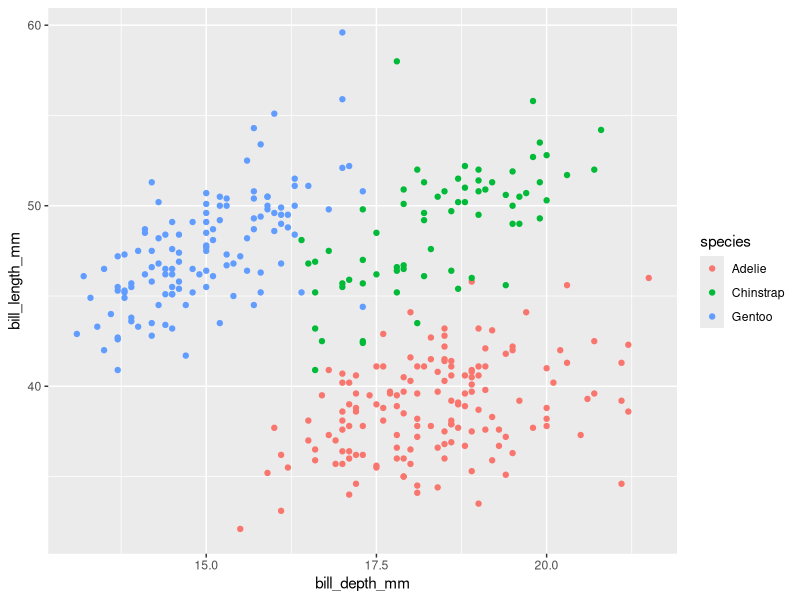
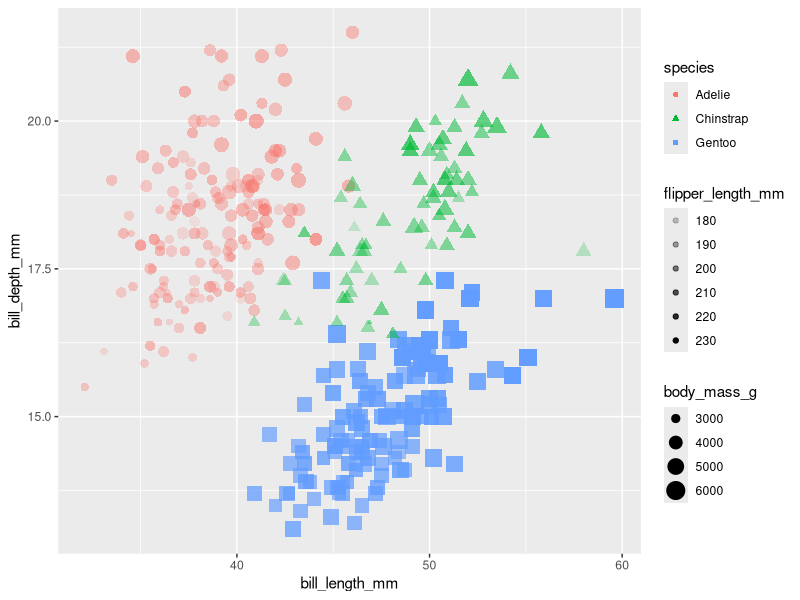
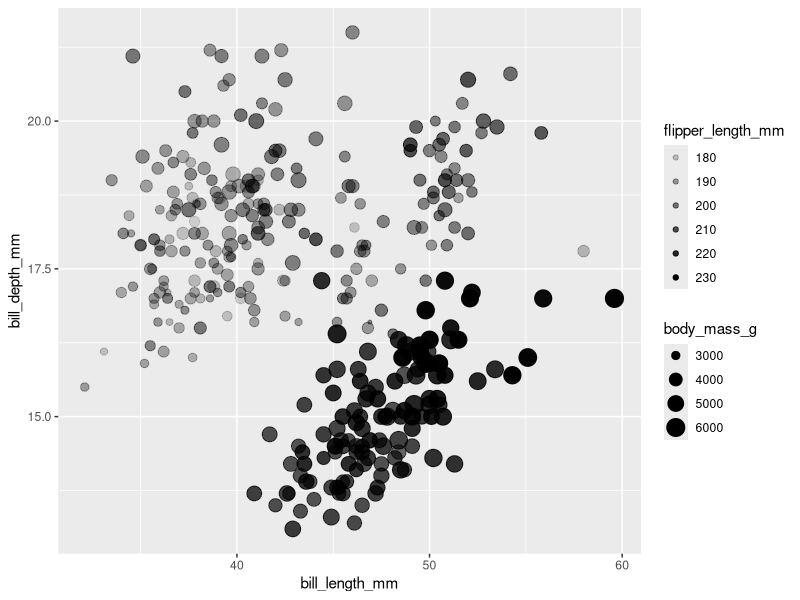
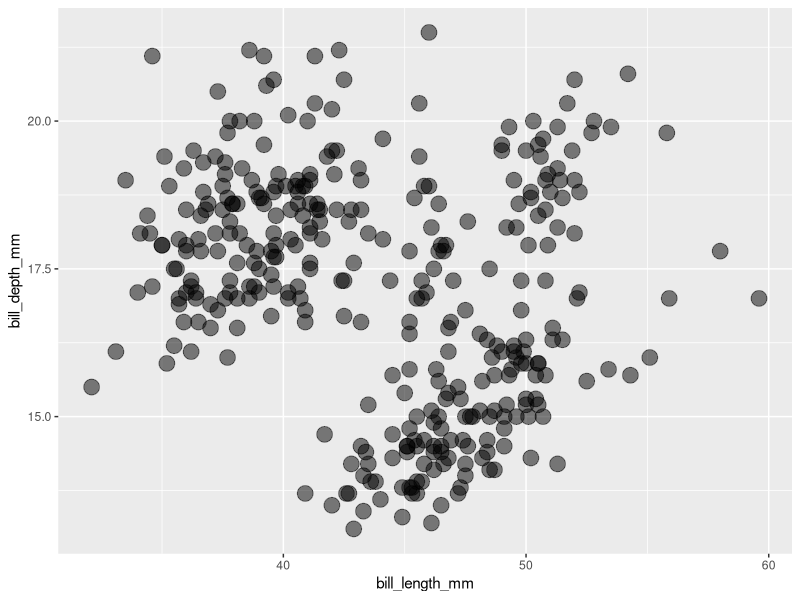
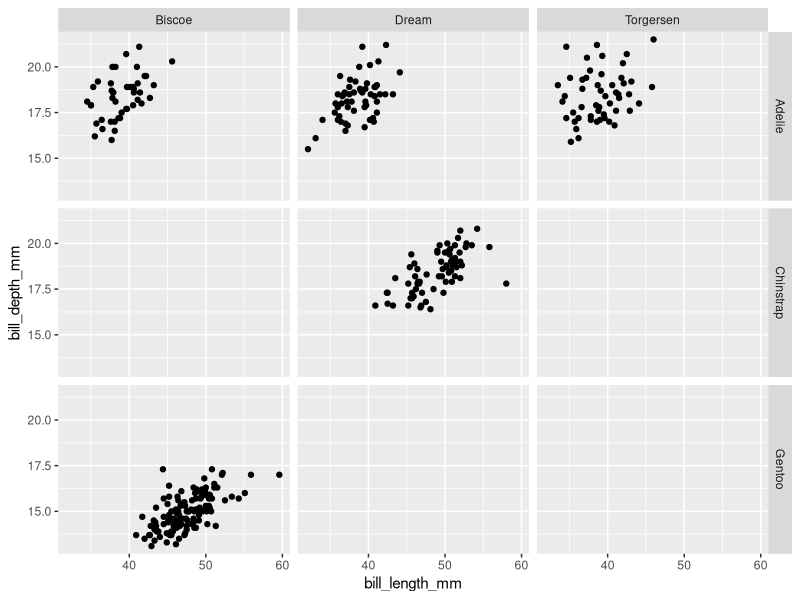
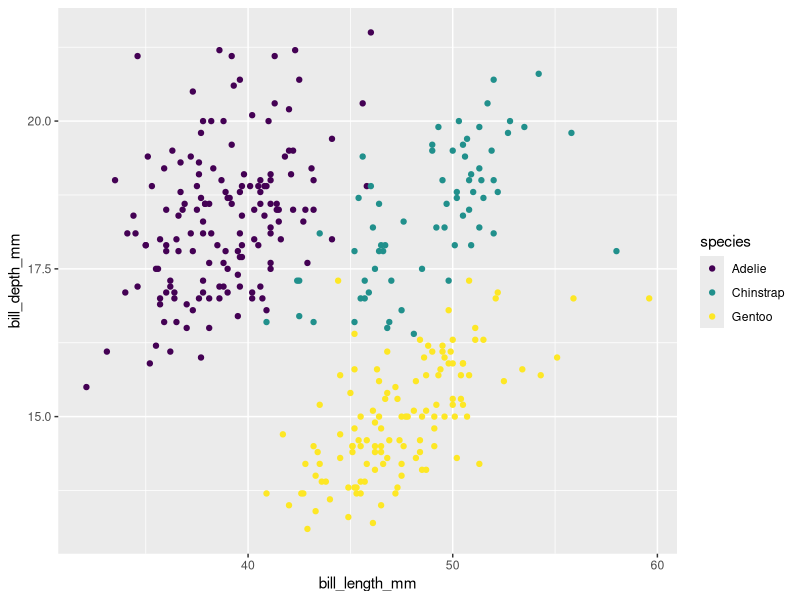
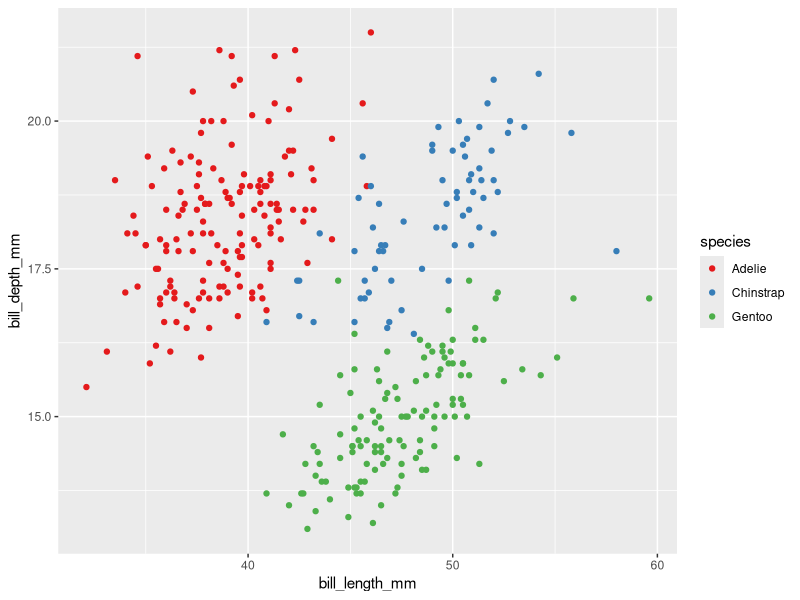
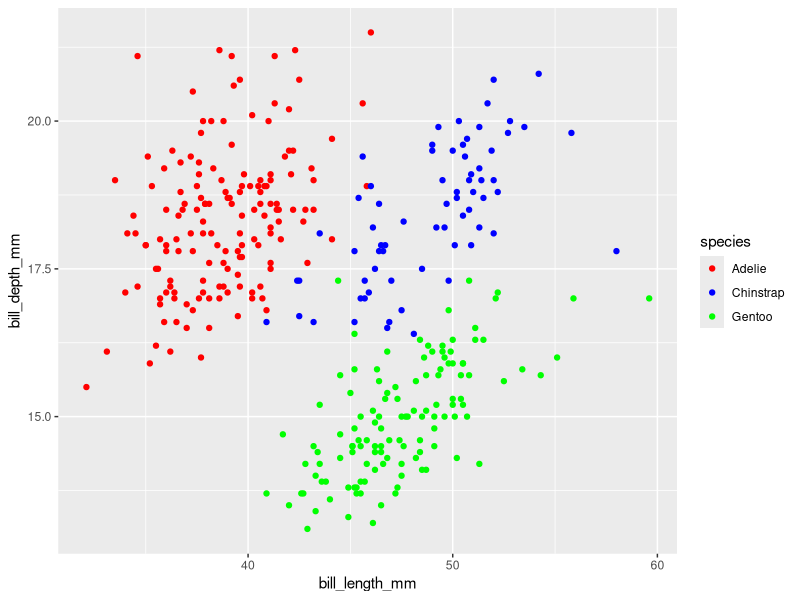

Recreate these plots in R, in order. (Note: this script raises an error after producing the figures.)
## ---- chunk 1

library(tidyverse)
library(palmerpenguins)

## ---- chunk 2

glimpse(penguins)
nrow(penguins)
ncol(penguins)
penguins

## ---- chunk 3

ggplot(data = penguins, 
       mapping = aes(x = bill_depth_mm,
                     y = bill_length_mm,
                     colour = species)) +
  geom_point() 

## ---- chunk 4

ggplot(penguins, 
       aes(x = bill_length_mm,
           y = bill_depth_mm,
           colour = species, 
           shape = species,
           size = body_mass_g,
           alpha = flipper_length_mm)) +
  geom_point() 
## ---- chunk 5

ggplot(penguins, 
       aes(x = bill_length_mm,
           y = bill_depth_mm,
           size = body_mass_g,
           alpha = flipper_length_mm)) +
  geom_point()

## ---- chunk 6

ggplot(penguins, 
       aes(x = bill_length_mm,
           y = bill_depth_mm)) +
  geom_point(size = 5, alpha = 0.5)

## ---- chunk 7

ggplot(penguins, 
       aes(x = bill_length_mm,
           y = bill_depth_mm)) +
  geom_point() +
  facet_grid(species ~ island)


## ---- chunk 8

ggplot(penguins, 
       aes(x = bill_length_mm,
           y = bill_depth_mm,
           colour = species)) +
  geom_point() +
  scale_color_viridis_d()

## ---- chunk 9

ggplot(penguins, 
       aes(x = bill_length_mm,
           y = bill_depth_mm,
           colour = species)) +
  geom_point() +
  scale_color_brewer(type = "qualitative", palette = "Set1")

## ---- chunk 10

# Farben mit Namen

ggplot(penguins, 
       aes(x = bill_length_mm,
           y = bill_depth_mm,
           colour = species)) +
  geom_point() +
  scale_color_manual(values = c("red", "blue", "green"))

# Hex colors

ggplot(penguins, 
       aes(x = bill_length_mm,
           y = bill_depth_mm,
           colour = species)) +
  geom_point() +
  scale_color_manual(values = c('#9EB0FFFF', '#180B09FF', '#FFACACFF'))


## ---- chunk 11

ggplot(penguins, 
       aes(x = bill_length_mm,
           y = bill_depth_mm,
           colour = species)) +
  geom_point() +
  scale_color_viridis_d() +
  scale_x_continuous(breaks = seq(0, 70, 5), limits = c(0, 70)) +
  scale_y_continuous(breaks = seq(0, 30, 2.5), limits = c(0, 30))

# Vektor von 0 bis 70 in fünfer Schritten
seq(from = 0, to = 70, by = 5)

# Ein Vektor mit den Zahlen 0, 35 und 70
c(0, 35, 70)

# Ein Vektor von 0 bis 70
0:70


## ---- chunk 12

letzter_monat <- Sys.Date() - 0:29
temp_vek <- runif(n = 30, min = -10, max = 10)

tib <- tibble(
  datum = letzter_monat,
  temperatur = temp_vek)

# Daten Skalierung 

## Schritt 1
ggplot(data = tib,
       mapping =  aes(x = datum, 
                      y = temperatur)) +
  geom_line() + 


## Schritt 2
ggplot(data = tib,
       mapping =  aes(x = datum, 
                      y = temperatur)) +
  geom_line() + 
  scale_x_date(date_labels = "%b %d")

# ?scale_x_date

## Schritt 3
ggplot(data = tib,
       mapping =  aes(x = datum, 
                      y = temperatur)) +
  geom_line() + 
  scale_x_date(date_labels = "%W", date_breaks = "1 week")


## Schritt 4
ggplot(data = tib,
       mapping =  aes(x = datum, 
                      y = temperatur)) +
  geom_line() + 
  coord_flip() +
  scale_x_date(date_labels = "%B %d", date_breaks = "1 day") +
  theme_minimal() +
  theme(panel.grid.minor.y = element_blank())

## ---- chunk 13

# Standard shapes
ggplot(penguins, 
       aes(x = bill_length_mm,
           y = bill_depth_mm,
         shape = species)) +
  geom_point() 

# Shapes angepasst
ggplot(penguins, 
       aes(x = bill_length_mm,
           y = bill_depth_mm,
         shape = species)) +
  geom_point(size = 5, fill = "red") +
  scale_shape_manual(values = c(0, 15, 22))

## ---- chunk 14
# Welche Shapes gibt es
# Code aus Hilfedatei kopiert
# ?scale_shape

df_shapes <- data.frame(shape = 0:24)

ggplot(df_shapes, aes(0, 0, shape = shape)) +
  geom_point(aes(shape = shape), size = 5, fill = 'red') +
  scale_shape_identity() +
  facet_wrap(~shape) +
  theme_void()
